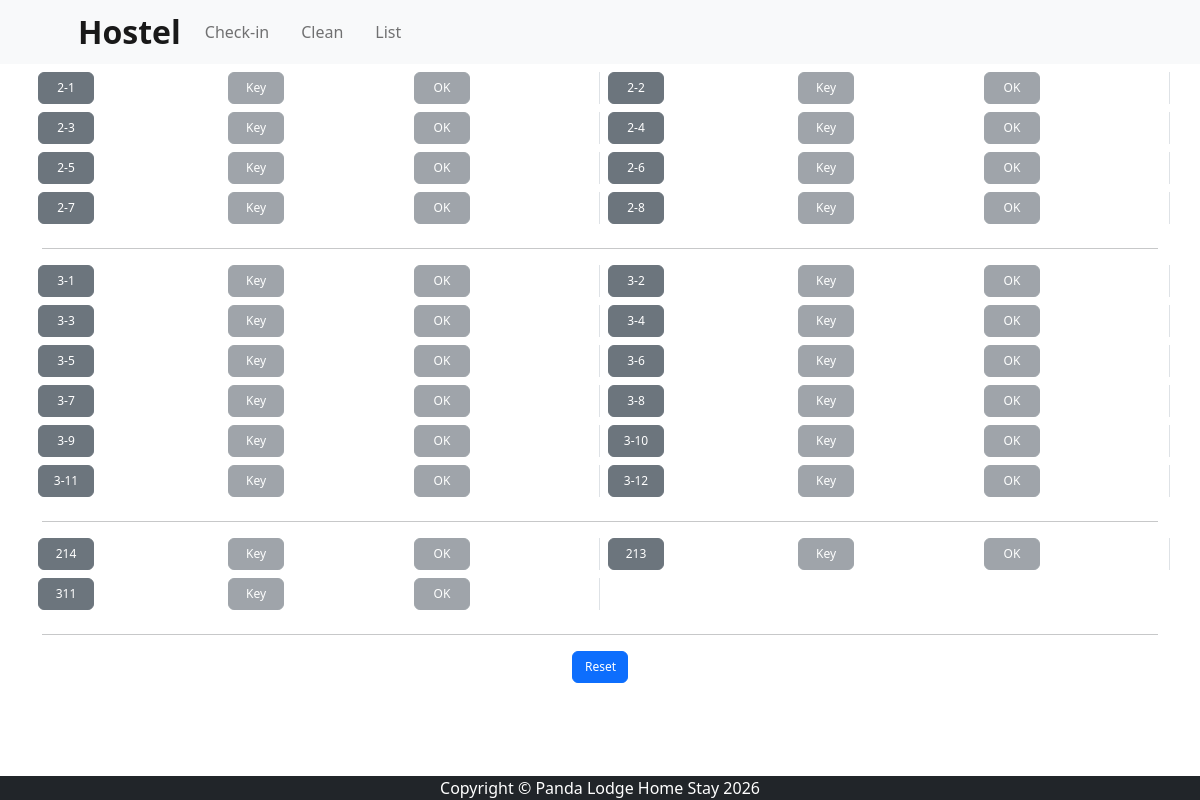
Screenshot of /hostel/clean/ (signed in) with the database file from the repository.
### hostel/models.py (models this page shows, shortened)
class RoomState(models.Model):
    name = models.CharField(max_length=30, blank=False)
    out = models.BooleanField(default=False)
    key = models.BooleanField(default=False)
    is_clean = models.BooleanField(default=False)

### hostel/views.py (the view)
# urls.py: path('clean/', views.clean, name='clean'),
def clean(request):
    if not request.session.get('access_granted'):
        return redirect(f"/hostel/access/?next=/hostel/clean/")
    rooms = RoomState.objects.all().order_by('id')
    rooms1 = rooms[:8]        # first 8
    rooms2 = rooms[8:20]      # 9–20 (index 8 to 19)
    rooms3 = rooms[20:]       # rest
    return render(request, 'hostel/clean.html', {
        'rooms1': rooms1,
        'rooms2': rooms2,
        'rooms3': rooms3,
    })

### cart/context_processors.py (called while the page is built)
def cart(request):
    return {'cart': Cart(request)}

### hostel/context_processors.py (called while the page is built)
def language(request):
    return {
        'lang': request.session.get('lang', 'en')
    }

### store/context_processors.py (called while the page is built)
def base_breadcrumbs(request):
    path = request.path
    parts = path.strip('/').split('/')
    breadcrumbs = []
    url = ''
    for part in parts:
        url += f'/{part}'
        breadcrumbs.append({'name': part.replace('_', ' ').capitalize(), 'url': url})
    return {'breadcrumbs': breadcrumbs}

### hostel/templates/hostel/clean.html (shortened to what this page needs)
{% extends 'hostel/h_base.html' %}
{% block content %}
<div class="container mt-2">
    <div class="row">
    {% for r in rooms1 %}
        <div class="col-2 m-0 p-0 mb-2 text-start ps-2">
            <button
                class="btn toggle-out {% if r.out %}btn-danger{% else %}btn-secondary {% endif %}"
                data-id="{{ r.id }}">
                {{ r.name }}
            </button>
        </div>
        <div class="col-2 m-0 p-0 text-start ps-2 mb-2">
            <button
                class="btn toggle-key
                {% if not r.out %}
                    btn-secondary disabled
                {% elif r.key %}
                    btn-success
                {% else %}
                    btn-outline-success
                {% endif %}"
                data-id="{{ r.id }}">
                Key
            </button>
        </div>
        <div class="col-2 m-0 p-0 ps-1 text-start border-end mb-2">
            <button
                class="btn toggle-clean
                {% if not r.out %}
                    btn-secondary disabled
                {% elif r.is_clean %}
                    btn-success
                {% else %}
                    btn-outline-success
                {% endif %}"
                data-id="{{ r.id }}">
                OK
            </button>
        </div>
    {% empty %}
        <p>No rooms found.</p>
    {% endfor %}
        </div>
  <hr>
    <div class="row">
    {% for r in rooms2 %}
        <div class="col-2 m-0 p-0 mb-2 text-start ps-2">
            <button
                class="btn toggle-out {% if r.out %}btn-danger{% else %}btn-secondary {% endif %}"
                data-id="{{ r.id }}">
                {{ r.name }}
            </button>
        </div>
        <div class="col-2 m-0 p-0 text-start ps-2 mb-2">
            <button
                class="btn toggle-key
                {% if not r.out %}
                    btn-secondary disabled
                {% elif r.key %}
                    btn-success
                {% else %}
                    btn-outline-success
                {% endif %}"
                data-id="{{ r.id }}">
                Key
            </button>
        </div>
        <div class="col-2 m-0 p-0 ps-1 text-start border-end mb-2">
            <button
                class="btn toggle-clean
                {% if not r.out %}
                    btn-secondary disabled
                {% elif r.is_clean %}
                    btn-success
                {% else %}
                    btn-outline-success
                {% endif %}"
                data-id="{{ r.id }}">
                OK
            </button>
        </div>
    {% empty %}
        <p>No rooms found.</p>
    {% endfor %}
        </div>
  <hr>
    <div class="row">
    {% for r in rooms3 %}
        <div class="col-2 m-0 p-0 mb-2 text-start ps-2">
            <button
                class="btn toggle-out {% if r.out %}btn-danger{% else %}btn-secondary {% endif %}"
                data-id="{{ r.id }}">
                {{ r.name }}
            </button>
        </div>
        <div class="col-2 m-0 p-0 text-start ps-2 mb-2">
            <button
                class="btn toggle-key
                {% if not r.out %}
                    btn-secondary disabled
                {% elif r.key %}
                    btn-success
                {% else %}
                    btn-outline-success
                {% endif %}"
                data-id="{{ r.id }}">
                Key
            </button>
        </div>
        <div class="col-2 m-0 p-0 ps-1 text-start border-end mb-2">
            <button
                class="btn toggle-clean
                {% if not r.out %}
                    btn-secondary disabled
                {% elif r.is_clean %}
                    btn-success
                {% else %}
                    btn-outline-success
                {% endif %}"
                data-id="{{ r.id }}">
                OK
            </button>
        </div>
    {% empty %}
        <p>No rooms found.</p>
    {% endfor %}
        </div>
    <hr>
    <div class="col-12 text-center mb-2">
            <button class="btn btn-primary" onclick="resetRooms()">
                Reset
            </button>
        </div>
</div>
{% endblock %}

### static/css/styles_customized.css (style rules this page uses)
html, body { height: 100%; margin: 0; display: flex; flex-direction: column; }

### hostel/templates/hostel/clean.html (style rules this page uses)
.btn { font-size:12px; width: 56px; }

### rows the page displays
RoomState: name "2-1"
RoomState: name "2-2"
RoomState: name "2-3"
RoomState: name "2-4"
RoomState: name "2-5"
RoomState: name "2-6"
RoomState: name "2-7"
RoomState: name "2-8"
RoomState: name "3-1"
RoomState: name "3-2"
RoomState: name "3-3"
RoomState: name "3-4"
RoomState: name "3-5"
RoomState: name "3-6"
RoomState: name "3-7"
RoomState: name "3-8"
RoomState: name "3-9"
RoomState: name "3-10"
RoomState: name "3-11"
RoomState: name "3-12"
RoomState: name "214"
RoomState: name "213"
RoomState: name "311"
